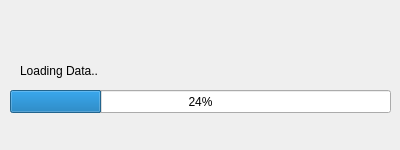
<?xml version="1.0" encoding="UTF-8"?>
<ui version="4.0">
 <class>Form</class>
 <widget class="QWidget" name="Form">
  <property name="geometry">
   <rect>
    <x>0</x>
    <y>0</y>
    <width>400</width>
    <height>150</height>
   </rect>
  </property>
  <property name="windowTitle">
   <string>Form</string>
  </property>
  <property name="autoFillBackground">
   <bool>true</bool>
  </property>
  <widget class="QProgressBar" name="progressBar">
   <property name="geometry">
    <rect>
     <x>10</x>
     <y>90</y>
     <width>381</width>
     <height>23</height>
    </rect>
   </property>
   <property name="value">
    <number>24</number>
   </property>
  </widget>
  <widget class="QLabel" name="label">
   <property name="geometry">
    <rect>
     <x>20</x>
     <y>60</y>
     <width>200</width>
     <height>21</height>
    </rect>
   </property>
   <property name="text">
    <string>Loading Data..</string>
   </property>
   <property name="scaledContents">
    <bool>true</bool>
   </property>
  </widget>
 </widget>
 <resources/>
 <connections/>
</ui>
